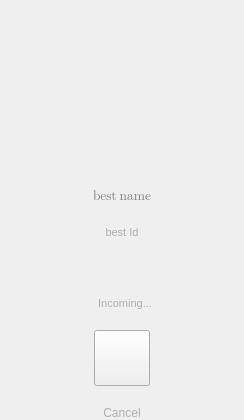
                  <widget class="QWidget" name="outgoingCallPage">
                   <property name="sizePolicy">
                    <sizepolicy hsizetype="MinimumExpanding" vsizetype="MinimumExpanding">
                     <horstretch>0</horstretch>
                     <verstretch>0</verstretch>
                    </sizepolicy>
                   </property>
                   <layout class="QGridLayout" name="gridLayout_7">
                    <property name="leftMargin">
                     <number>0</number>
                    </property>
                    <property name="topMargin">
                     <number>0</number>
                    </property>
                    <property name="rightMargin">
                     <number>0</number>
                    </property>
                    <property name="bottomMargin">
                     <number>0</number>
                    </property>
                    <property name="spacing">
                     <number>0</number>
                    </property>
                    <item row="0" column="0">
                     <widget class="QWidget" name="outgoingCall" native="true">
                      <property name="sizePolicy">
                       <sizepolicy hsizetype="MinimumExpanding" vsizetype="Fixed">
                        <horstretch>0</horstretch>
                        <verstretch>0</verstretch>
                       </sizepolicy>
                      </property>
                      <property name="minimumSize">
                       <size>
                        <width>244</width>
                        <height>420</height>
                       </size>
                      </property>
                      <property name="maximumSize">
                       <size>
                        <width>244</width>
                        <height>16777215</height>
                       </size>
                      </property>
                      <property name="baseSize">
                       <size>
                        <width>0</width>
                        <height>0</height>
                       </size>
                      </property>
                      <layout class="QVBoxLayout" name="spinnerLayout_3">
                       <property name="spacing">
                        <number>10</number>
                       </property>
                       <property name="leftMargin">
                        <number>0</number>
                       </property>
                       <property name="topMargin">
                        <number>0</number>
                       </property>
                       <property name="rightMargin">
                        <number>0</number>
                       </property>
                       <property name="bottomMargin">
                        <number>0</number>
                       </property>
                       <item>
                        <layout class="QHBoxLayout" name="horizontalLayout_3">
                         <property name="bottomMargin">
                          <number>0</number>
                         </property>
                         <item>
                          <widget class="QLabel" name="callingPhoto">
                           <property name="sizePolicy">
                            <sizepolicy hsizetype="Preferred" vsizetype="Minimum">
                             <horstretch>0</horstretch>
                             <verstretch>0</verstretch>
                            </sizepolicy>
                           </property>
                           <property name="minimumSize">
                            <size>
                             <width>166</width>
                             <height>166</height>
                            </size>
                           </property>
                           <property name="maximumSize">
                            <size>
                             <width>166</width>
                             <height>166</height>
                            </size>
                           </property>
                           <property name="baseSize">
                            <size>
                             <width>166</width>
                             <height>166</height>
                            </size>
                           </property>
                           <property name="text">
                            <string/>
                           </property>
                           <property name="alignment">
                            <set>Qt::AlignCenter</set>
                           </property>
                          </widget>
                         </item>
                        </layout>
                       </item>
                       <item>
                        <widget class="QLabel" name="callingBestNameLabel">
                         <property name="sizePolicy">
                          <sizepolicy hsizetype="Preferred" vsizetype="Expanding">
                           <horstretch>0</horstretch>
                           <verstretch>0</verstretch>
                          </sizepolicy>
                         </property>
                         <property name="minimumSize">
                          <size>
                           <width>0</width>
                           <height>40</height>
                          </size>
                         </property>
                         <property name="font">
                          <font>
                           <family>Segoe UI Emoji</family>
                           <pointsize>10</pointsize>
                          </font>
                         </property>
                         <property name="styleSheet">
                          <string notr="true">color: rgb(128, 128, 128);</string>
                         </property>
                         <property name="text">
                          <string>best name</string>
                         </property>
                         <property name="alignment">
                          <set>Qt::AlignCenter</set>
                         </property>
                        </widget>
                       </item>
                       <item>
                        <widget class="QLabel" name="callingBestIdLabel">
                         <property name="sizePolicy">
                          <sizepolicy hsizetype="Expanding" vsizetype="Preferred">
                           <horstretch>0</horstretch>
                           <verstretch>0</verstretch>
                          </sizepolicy>
                         </property>
                         <property name="font">
                          <font>
                           <pointsize>8</pointsize>
                          </font>
                         </property>
                         <property name="styleSheet">
                          <string notr="true">color: rgb(174, 174, 174);</string>
                         </property>
                         <property name="text">
                          <string>best Id</string>
                         </property>
                         <property name="alignment">
                          <set>Qt::AlignCenter</set>
                         </property>
                        </widget>
                       </item>
                       <item>
                        <spacer name="verticalSpacer_9">
                         <property name="orientation">
                          <enum>Qt::Vertical</enum>
                         </property>
                         <property name="sizeType">
                          <enum>QSizePolicy::Minimum</enum>
                         </property>
                         <property name="sizeHint" stdset="0">
                          <size>
                           <width>20</width>
                           <height>10</height>
                          </size>
                         </property>
                        </spacer>
                       </item>
                       <item>
                        <widget class="QLabel" name="spinnerLabel">
                         <property name="sizePolicy">
                          <sizepolicy hsizetype="MinimumExpanding" vsizetype="MinimumExpanding">
                           <horstretch>0</horstretch>
                           <verstretch>0</verstretch>
                          </sizepolicy>
                         </property>
                         <property name="minimumSize">
                          <size>
                           <width>20</width>
                           <height>0</height>
                          </size>
                         </property>
                         <property name="text">
                          <string/>
                         </property>
                         <property name="alignment">
                          <set>Qt::AlignCenter</set>
                         </property>
                        </widget>
                       </item>
                       <item>
                        <widget class="QLabel" name="callingStatusLabel">
                         <property name="font">
                          <font>
                           <pointsize>8</pointsize>
                          </font>
                         </property>
                         <property name="styleSheet">
                          <string notr="true">color: rgb(174, 174, 174);</string>
                         </property>
                         <property name="text">
                          <string>  Incoming...</string>
                         </property>
                         <property name="alignment">
                          <set>Qt::AlignCenter</set>
                         </property>
                        </widget>
                       </item>
                       <item>
                        <spacer name="verticalSpacer_10">
                         <property name="orientation">
                          <enum>Qt::Vertical</enum>
                         </property>
                         <property name="sizeType">
                          <enum>QSizePolicy::Minimum</enum>
                         </property>
                         <property name="sizeHint" stdset="0">
                          <size>
                           <width>20</width>
                           <height>10</height>
                          </size>
                         </property>
                        </spacer>
                       </item>
                       <item>
                        <layout class="QVBoxLayout" name="verticalLayout_6">
                         <property name="spacing">
                          <number>20</number>
                         </property>
                         <property name="bottomMargin">
                          <number>0</number>
                         </property>
                         <item>
                          <layout class="QHBoxLayout" name="horizontalLayout">
                           <property name="spacing">
                            <number>0</number>
                           </property>
                           <property name="bottomMargin">
                            <number>0</number>
                           </property>
                           <item>
                            <widget class="QPushButton" name="cancelButton">
                             <property name="sizePolicy">
                              <sizepolicy hsizetype="Fixed" vsizetype="Fixed">
                               <horstretch>0</horstretch>
                               <verstretch>0</verstretch>
                              </sizepolicy>
                             </property>
                             <property name="minimumSize">
                              <size>
                               <width>56</width>
                               <height>56</height>
                              </size>
                             </property>
                             <property name="maximumSize">
                              <size>
                               <width>56</width>
                               <height>56</height>
                              </size>
                             </property>
                             <property name="baseSize">
                              <size>
                               <width>56</width>
                               <height>56</height>
                              </size>
                             </property>
                             <property name="toolTip">
                              <string>Cancel outgoing call</string>
                             </property>
                             <property name="layoutDirection">
                              <enum>Qt::LeftToRight</enum>
                             </property>
                             <property name="icon">
                              <iconset resource="../ressources.qrc">
                               <normaloff>:/images/icons/ic_close_white_24dp.png</normaloff>:/images/icons/ic_close_white_24dp.png</iconset>
                             </property>
                             <property name="iconSize">
                              <size>
                               <width>24</width>
                               <height>24</height>
                              </size>
                             </property>
                            </widget>
                           </item>
                          </layout>
                         </item>
                         <item>
                          <widget class="QLabel" name="cancelCallLabel">
                           <property name="styleSheet">
                            <string notr="true">color: rgb(174, 174, 174);</string>
                           </property>
                           <property name="text">
                            <string>Cancel</string>
                           </property>
                           <property name="alignment">
                            <set>Qt::AlignCenter</set>
                           </property>
                          </widget>
                         </item>
                        </layout>
                       </item>
                      </layout>
                     </widget>
                    </item>
                   </layout>
                  </widget>
